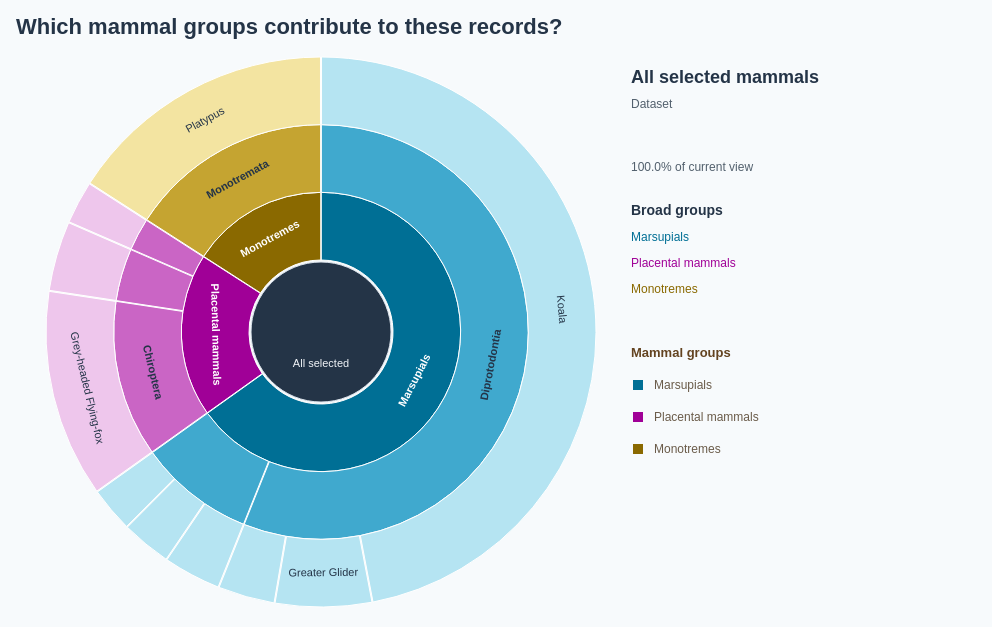

The specification (Vega-Lite) saved for this image:
### Vega specification from a JSON file in a GitHub repository (floating-point values rounded to 4 significant figures)
{"$schema": "https://vega.github.io/schema/vega/v5.json", "description": "Zoomable sunburst using exactly the 4,034 observations for the 10 species embedded in DotMap.vg.json. Broad mammal group → taxonomic order → species. Species counts are aggregated directly from DotMap observations, including its coordinate and species selection. Higher taxonomy matched by genus to the Mammal Diversity Database, https://raw.githubusercontent.com/mammaldiversity/mammaldiversity.github.io/master/_data/mdd.csv (retrieved 2026-10-10); input scientific names retained. Internal counts are zero to avoid double counting. Counts reflect recording activity, not animal abundance. Click groups or orders to focus; click centre to return to parent; Escape resets. All data embedded. All rings follow mammal-group colours, with lighter shades for taxonomic orders and species. Uses the 10 most recent available observation years (2017–2026), including partial 2026.", "width": 960, "height": 554, "padding": 16, "background": "#f7fafc", "title": {"text": "Which mammal groups contribute to these records?", "anchor": "start", "fontSize": 22, "color": "#243447", "offset": 16, "font": "Arial", "fontWeight": "bold"}, "signals": [{"name": "persistentFocus", "value": "all", "on": [{"events": "@segments:click, @childLabels:click", "update": "datum.children > 0 ? datum.id : persistentFocus"}, {"events": "@centre:click", "update": "persistentFocus === 'all' ? 'all' : data('focusNode')[0].parent"}, {"events": "view:keydown[event.key === 'Escape']", "update": "'all'"}, {"events": {"signal": "selectedMammalGroup"}, "update": "selectedMammalGroup || 'all'"}]}, {"name": "hovered", "value": null, "on": [{"events": "@segments:mouseover, @childLabels:mouseover", "update": "datum.id"}, {"events": "@segments:mouseout, @childLabels:mouseout", "update": "null"}, {"events": {"signal": "focus"}, "update": "null"}]}, {"name": "current", "update": "data('focusNode')[0]"}, {"name": "hole", "value": 72}, {"name": "radius", "value": 275}, {"name": "ring", "update": "(radius - hole) / (3 - current.depth)"}, {"name": "detail", "update": "hovered ? data('hoverNode')[0] : current"}, {"name": "legendColumnWidth", "value": 280}, {"name": "legendSymbolSize", "value": 100}, {"name": "selectedMammalGroup", "value": null, "on": [{"events": "@groupLegendSymbols:click, @groupLegendLabels:click", "update": "selectedMammalGroup === datum.group ? null : datum.group"}]}, {"name": "hoveredMammalGroup", "value": null, "on": [{"events": "@groupLegendSymbols:mouseover, @groupLegendLabels:mouseover", "update": "datum.group"}, {"events": "@groupLegendSymbols:mouseout, @groupLegendLabels:mouseout", "update": "null"}]}, {"name": "focus", "update": "hoveredMammalGroup != null ? hoveredMammalGroup : persistentFocus"}, {"name": "groupLegendTop", "update": "184 + length(data('children')) * 26 + 38"}], "data": [{"name": "taxonomy", "values": [{"id": "all", "parent": null, "label": "All selected mammals", "level": "Dataset", "count": 0, "path": "All selected mammals", "total": 4034, "speciesCount": 10}, {"id": "Marsupials", "parent": "all", "label": "Marsupials", "group": "Marsupials", "level": "Broad group", "count": 0, "path": "All selected mammals → Marsupials", "total": 2628, "speciesCount": 6}, {"id": "order:Dasyuromorphia", "parent": "Marsupials", "label": "Dasyuromorphia", "group": "Marsupials", "level": "Order", "count": 0, "path": "Marsupials → Dasyuromorphia", "total": 366, "speciesCount": 3}, {"id": "species:Dasyurus maculatus", "parent": "order:Dasyuromorphia", "label": "Spotted-tailed Quoll", "scientific": "Dasyurus maculatus", "group": "Marsupials", "level": "Species", "count": 120, "path": "Marsupials → Dasyuromorphia → Spotted-tailed Quoll", "total": 120, "speciesCount": 1}, {"id": "species:Dasyurus viverrinus", "parent": "order:Dasyuromorphia", "label": "Eastern Quoll", "scientific": "Dasyurus viverrinus", "group": "Marsupials", "level": "Species", "count": 108, "path": "Marsupials → Dasyuromorphia → Eastern Quoll", "total": 108, "speciesCount": 1}, {"id": "species:Sarcophilus harrisii", "parent": "order:Dasyuromorphia", "label": "Tasmanian Devil", "scientific": "Sarcophilus harrisii", "group": "Marsupials", "level": "Species", "count": 138, "path": "Marsupials → Dasyuromorphia → Tasmanian Devil", "total": 138, "speciesCount": 1}, {"id": "order:Diprotodontia", "parent": "Marsupials", "label": "Diprotodontia", "group": "Marsupials", "level": "Order", "count": 0, "path": "Marsupials → Diprotodontia", "total": 2262, "speciesCount": 3}, {"id": "species:Petauroides volans", "parent": "order:Diprotodontia", "label": "Greater Glider", "scientific": "Petauroides volans", "group": "Marsupials", "level": "Species", "count": 230, "path": "Marsupials → Diprotodontia → Greater Glider", "total": 230, "speciesCount": 1}, {"id": "species:Phascolarctos cinereus", "parent": "order:Diprotodontia", "label": "Koala", "scientific": "Phascolarctos cinereus", "group": "Marsupials", "level": "Species", "count": 1896, "path": "Marsupials → Diprotodontia → Koala", "total": 1896, "speciesCount": 1}, {"id": "species:Setonix brachyurus", "parent": "order:Diprotodontia", "label": "Quokka", "scientific": "Setonix brachyurus", "group": "Marsupials", "level": "Species", "count": 136, "path": "Marsupials → Diprotodontia → Quokka", "total": 136, "speciesCount": 1}, {"id": "Placental mammals", "parent": "all", "label": "Placental mammals", "group": "Placental mammals", "level": "Broad group", "count": 0, "path": "All selected mammals → Placental mammals", "total": 764, "speciesCount": 3}, {"id": "order:Carnivora", "parent": "Placental mammals", "label": "Carnivora", "group": "Placental mammals", "level": "Order", "count": 0, "path": "Placental mammals → Carnivora", "total": 103, "speciesCount": 1}, {"id": "species:Neophoca cinerea", "parent": "order:Carnivora", "label": "Australian Sea Lion", "scientific": "Neophoca cinerea", "group": "Placental mammals", "level": "Species", "count": 103, "path": "Placental mammals → Carnivora → Australian Sea Lion", "total": 103, "speciesCount": 1}, {"id": "order:Chiroptera", "parent": "Placental mammals", "label": "Chiroptera", "group": "Placental mammals", "level": "Order", "count": 0, "path": "Placental mammals → Chiroptera", "total": 494, "speciesCount": 1}, {"id": "species:Pteropus poliocephalus", "parent": "order:Chiroptera", "label": "Grey-headed Flying-fox", "scientific": "Pteropus poliocephalus", "group": "Placental mammals", "level": "Species", "count": 494, "path": "Placental mammals → Chiroptera → Grey-headed Flying-fox", "total": 494, "speciesCount": 1}, {"id": "order:Lagomorpha", "parent": "Placental mammals", "label": "Lagomorpha", "group": "Placental mammals", "level": "Order", "count": 0, "path": "Placental mammals → Lagomorpha", "total": 167, "speciesCount": 1}, {"id": "species:Oryctolagus cuniculus", "parent": "order:Lagomorpha", "label": "European Rabbit", "scientific": "Oryctolagus cuniculus", "group": "Placental mammals", "level": "Species", "count": 167, "path": "Placental mammals → Lagomorpha → European Rabbit", "total": 167, "speciesCount": 1}, {"id": "Monotremes", "parent": "all", "label": "Monotremes", "group": "Monotremes", "level": "Broad group", "count": 0, "path": "All selected mammals → Monotremes", "total": 642, "speciesCount": 1}, {"id": "order:Monotremata", "parent": "Monotremes", "label": "Monotremata", "group": "Monotremes", "level": "Order", "count": 0, "path": "Monotremes → Monotremata", "total": 642, "speciesCount": 1}, {"id": "species:Ornithorhynchus anatinus", "parent": "order:Monotremata", "label": "Platypus", "scientific": "Ornithorhynchus anatinus", "group": "Monotremes", "level": "Species", "count": 642, "path": "Monotremes → Monotremata → Platypus", "total": 642, "speciesCount": 1}]}, {"name": "tree", "source": "taxonomy", "transform": [{"type": "stratify", "key": "id", "parentKey": "parent"}, {"type": "partition", "field": "count", "sort": {"field": "value", "order": "descending"}, "size": [1, 1]}]}, {"name": "focusNode", "source": "tree", "transform": [{"type": "filter", "expr": "datum.id === focus"}]}, {"name": "hoverNode", "source": "tree", "transform": [{"type": "filter", "expr": "datum.id === hovered"}]}, {"name": "visible", "source": "tree", "transform": [{"type": "filter", "expr": "datum.depth > current.depth && datum.x0 >= current.x0 - 1e-10 && datum.x1 <= current.x1 + 1e-10"}, {"type": "formula", "expr": "2 * PI * (datum.x0 - current.x0) / (current.x1 - current.x0)", "as": "start"}, {"type": "formula", "expr": "2 * PI * (datum.x1 - current.x0) / (current.x1 - current.x0)", "as": "end"}, {"type": "formula", "expr": "hole + (datum.depth - current.depth - 1) * ring", "as": "inner"}, {"type": "formula", "expr": "hole + (datum.depth - current.depth) * ring", "as": "outer"}, {"type": "formula", "expr": "(datum.start + datum.end) / 2", "as": "mid"}]}, {"name": "children", "source": "tree", "transform": [{"type": "filter", "expr": "datum.parent === focus"}, {"type": "window", "sort": {"field": ["total", "label"], "order": ["descending", "ascending"]}, "ops": ["row_number"], "as": ["rank"]}, {"type": "filter", "expr": "datum.rank <= 12"}]}, {"name": "groupLegend", "values": [{"group": "Marsupials", "x": 16}, {"group": "Placental mammals", "x": 240}, {"group": "Monotremes", "x": 505}]}], "scales": [{"name": "groupColor", "type": "ordinal", "domain": ["Marsupials", "Placental mammals", "Monotremes"], "range": ["#006F95", "#A00097", "#8A6900"]}, {"name": "orderColor", "type": "ordinal", "domain": ["Marsupials", "Placental mammals", "Monotremes"], "range": ["#40A9CE", "#CA65C5", "#C5A431"]}, {"name": "leafColor", "type": "ordinal", "domain": ["Marsupials", "Placental mammals", "Monotremes"], "range": ["#B5E4F2", "#EEC6EC", "#F3E4A1"]}], "marks": [{"name": "segments", "type": "arc", "from": {"data": "visible"}, "encode": {"update": {"x": {"value": 305}, "y": {"value": 275}, "startAngle": {"field": "start"}, "endAngle": {"field": "end"}, "innerRadius": {"field": "inner"}, "outerRadius": {"field": "outer"}, "fill": {"signal": "scale(datum.depth === 1 ? 'groupColor' : datum.depth === 2 ? 'orderColor' : 'leafColor', datum.group)"}, "fillOpacity": {"value": 1}, "stroke": {"signal": "hovered === datum.id ? '#243447' : '#ffffff'"}, "strokeWidth": {"signal": "hovered === datum.id ? 2.5 : 1"}, "padAngle": {"value": 0.003}, "cursor": {"signal": "datum.children > 0 ? 'pointer' : 'default'"}, "tooltip": {"signal": "{'Name': datum.label, 'Level': datum.level, 'Scientific name': datum.scientific || '—', 'Observations': format(datum.total, ',d'), 'Share of current view': format(datum.total / current.total, '.1%'), 'Species': datum.speciesCount}"}, "description": {"signal": "datum.path + ': ' + format(datum.total, ',d') + ' observations'"}}}}, {"name": "arcLabels", "type": "text", "interactive": false, "from": {"data": "visible"}, "encode": {"update": {"x": {"value": 305}, "y": {"value": 275}, "theta": {"field": "mid"}, "radius": {"signal": "(datum.inner + datum.outer) / 2"}, "angle": {"signal": "datum.mid * 180 / PI + (datum.mid > PI / 2 && datum.mid < 3 * PI / 2 ? 180 : 0)"}, "align": {"value": "center"}, "baseline": {"value": "middle"}, "text": {"signal": "datum.id === 'order:Dasyuromorphia' ? '' : datum.label"}, "fontSize": {"value": 11}, "fontWeight": {"signal": "datum.children > 0 ? 'bold' : 'normal'"}, "fill": {"signal": "datum.depth === 1 ? '#ffffff' : '#243447'"}, "limit": {"signal": "min(130, (datum.end - datum.start) * (datum.inner + datum.outer) / 2 - 12)"}, "opacity": {"signal": "(datum.end - datum.start) * (datum.inner + datum.outer) / 2 > 65 ? 1 : 0"}}}}, {"name": "centre", "type": "arc", "encode": {"update": {"x": {"value": 305}, "y": {"value": 275}, "startAngle": {"value": 0}, "endAngle": {"signal": "2 * PI"}, "innerRadius": {"value": 0}, "outerRadius": {"signal": "hole - 2"}, "fill": {"value": "#243447"}, "stroke": {"value": "#dce4ed"}, "cursor": {"signal": "focus === 'all' ? 'default' : 'pointer'"}, "tooltip": {"signal": "{'Current group': current.label}"}}}}, {"name": "centreCount", "type": "text", "interactive": false, "encode": {"update": {"x": {"value": 305}, "y": {"value": 267}, "text": {"value": ""}, "fontSize": {"value": 22}, "fill": {"value": "#ffffff"}, "align": {"value": "center"}, "fontWeight": {"value": "bold"}}}}, {"name": "centreCaption", "type": "text", "interactive": false, "encode": {"update": {"x": {"value": 305}, "y": {"value": 290}, "text": {"value": ""}, "fontSize": {"value": 11}, "fill": {"value": "#F1F4F8"}, "align": {"value": "center"}}}}, {"name": "centreBack", "type": "text", "interactive": false, "encode": {"update": {"x": {"value": 305}, "y": {"value": 310}, "text": {"signal": "focus === 'all' ? 'All selected' : '↑ Go back'"}, "fontSize": {"value": 11}, "fill": {"value": "#F1F4F8"}, "align": {"value": "center"}}}}, {"name": "detailTitle", "type": "text", "interactive": false, "encode": {"update": {"x": {"value": 615}, "y": {"value": 26}, "text": {"signal": "detail.label"}, "fontSize": {"value": 18}, "fill": {"value": "#243447"}, "fontWeight": {"value": "bold"}, "limit": {"value": 330}}}}, {"name": "detailLevel", "type": "text", "interactive": false, "encode": {"update": {"x": {"value": 615}, "y": {"value": 51}, "text": {"signal": "detail.level + (detail.scientific ? ' · ' + detail.scientific : '')"}, "fontSize": {"value": 12}, "fill": {"value": "#52606d"}, "limit": {"value": 330}}}}, {"name": "detailCount", "type": "text", "interactive": false, "encode": {"update": {"x": {"value": 615}, "y": {"value": 87}, "text": {"value": ""}, "fontSize": {"value": 22}, "fill": {"value": "#243447"}, "fontWeight": {"value": "bold"}}}}, {"name": "detailShare", "type": "text", "interactive": false, "encode": {"update": {"x": {"value": 615}, "y": {"value": 114}, "text": {"signal": "format(detail.total / current.total, '.1%') + ' of current view'"}, "fontSize": {"value": 12}, "fill": {"value": "#52606d"}}}}, {"name": "listTitle", "type": "text", "interactive": false, "encode": {"update": {"x": {"value": 615}, "y": {"value": 158}, "text": {"signal": "current.depth === 0 ? 'Broad groups' : current.depth === 1 ? 'Taxonomic orders' : 'Species'"}, "fontSize": {"value": 14}, "fill": {"value": "#243447"}, "fontWeight": {"value": "bold"}}}}, {"name": "childLabels", "type": "text", "from": {"data": "children"}, "encode": {"update": {"x": {"value": 615}, "y": {"signal": "184 + (datum.rank - 1) * 26"}, "text": {"field": "label"}, "fontSize": {"value": 12}, "fill": {"scale": "groupColor", "field": "group"}, "fontWeight": {"signal": "hovered === datum.id ? 'bold' : 'normal'"}, "limit": {"value": 245}, "cursor": {"signal": "datum.children > 0 ? 'pointer' : 'default'"}, "tooltip": {"signal": "{'Name': datum.label, 'Observations': format(datum.total, ',d'), 'Share of current view': format(datum.total / current.total, '.1%')}"}}}}, {"name": "childCounts", "type": "text", "interactive": false, "from": {"data": "children"}, "encode": {"update": {"x": {"value": 944}, "y": {"signal": "184 + (datum.rank - 1) * 26"}, "align": {"value": "right"}, "text": {"value": ""}, "fontSize": {"value": 12}, "fill": {"value": "#52606d"}}}}, {"name": "groupLegendSymbols", "type": "symbol", "from": {"data": "groupLegend"}, "encode": {"update": {"x": {"value": 622}, "y": {"signal": "groupLegendTop + 28 + (datum.group === 'Marsupials' ? 0 : datum.group === 'Placental mammals' ? 1 : 2) * 32"}, "shape": {"value": "square"}, "size": {"signal": "legendSymbolSize"}, "fill": {"scale": "groupColor", "field": "group"}, "cursor": {"value": "pointer"}, "opacity": {"signal": "focus === 'all' || current.group === datum.group ? 1 : 0.3"}}}, "interactive": true}, {"name": "groupLegendLabels", "type": "text", "from": {"data": "groupLegend"}, "encode": {"update": {"x": {"value": 638}, "y": {"signal": "groupLegendTop + 28 + (datum.group === 'Marsupials' ? 0 : datum.group === 'Placental mammals' ? 1 : 2) * 32"}, "baseline": {"value": "middle"}, "text": {"field": "group"}, "fontSize": {"value": 12}, "fill": {"value": "#6a5b49"}, "font": {"value": "Arial"}, "cursor": {"value": "pointer"}, "opacity": {"signal": "focus === 'all' || current.group === datum.group ? 1 : 0.3"}, "fontWeight": {"signal": "focus !== 'all' && current.group === datum.group ? 'bold' : 'normal'"}}}, "interactive": true}, {"name": "groupLegendTitle", "type": "text", "interactive": false, "encode": {"update": {"x": {"value": 615}, "y": {"signal": "groupLegendTop"}, "text": {"value": "Mammal groups"}, "font": {"value": "Arial"}, "fontSize": {"value": 13}, "fontWeight": {"value": "bold"}, "fill": {"value": "#634320"}}}}], "config": {"font": "Arial", "legend": {"labelFont": "Arial", "titleFont": "Arial", "labelFontSize": 12, "titleFontSize": 13, "titleFontWeight": "bold", "labelColor": "#6a5b49", "titleColor": "#634320", "symbolType": "square", "symbolSize": 100, "rowPadding": 8, "columnPadding": 24, "labelOffset": 8}}, "usermeta": {"observationWindow": {"source": "Dataset/observations-794195.csv", "dateField": "observed_on", "years": [2017, 2018, 2019, 2020, 2021, 2022, 2023, 2024, 2025, 2026], "yearCount": 10, "includesPartialLatestYear": true}}}
